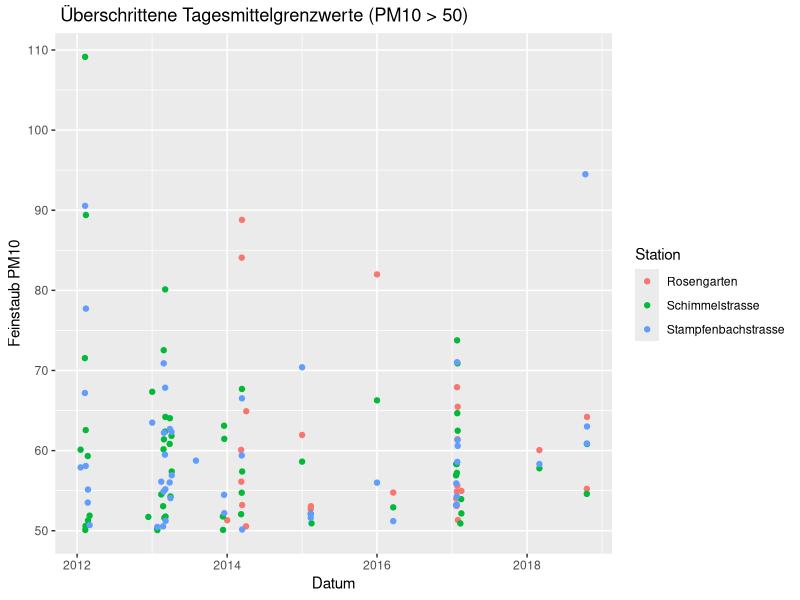
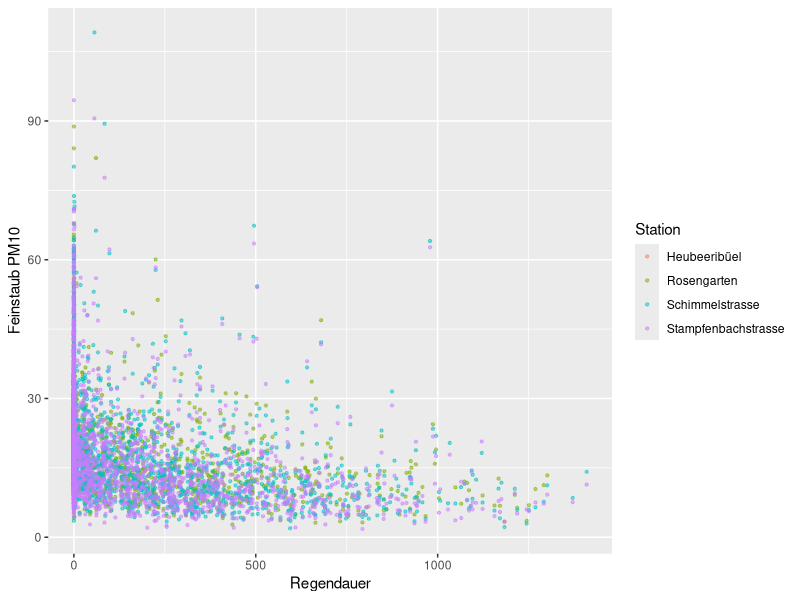

Here is the R script that generated these plots, in order:
## ---- chunk 1
knitr::opts_chunk$set(echo = TRUE)
## ---- chunk 2
library("tidyr")
library(readr)
require(dplyr, quietly = T)
library(ggplot2)

# Daten einlesen
ugz_luftqualitaetsmessung_seit_2012 <- read_csv("ugz_luftqualitaetsmessung_seit-2012.csv")
luftqualitaet <- as_tibble(ugz_luftqualitaetsmessung_seit_2012)

# Werte und titel separieren
titel <- slice(luftqualitaet, c(2))
titel[1] <- "Datum"
werte <- slice(luftqualitaet, c(-1:-5))

# Tabelle nach ort auseinander nehmen
stampfenbach <- werte %>% select(1,2:14) %>%
  mutate(Station = "Stampfenbachstrasse")
stampfenbach_titel <- titel %>% select(1,2:14)
stampfenbach_titel[length(stampfenbach)] <- "Station"
names(stampfenbach) <- stampfenbach_titel

schimmel <- werte %>% select(1,15:21) %>%
  mutate(Station = "Schimmelstrasse")
schimmel_titel <- titel %>% select(1,15:21)
schimmel_titel[length(schimmel)] <- "Station"
names(schimmel) <- schimmel_titel

heubeer <- werte %>% select(1,22:25) %>%
  mutate(Station = "Heubeeribüel")
heubeer_titel <- titel %>% select(1,22:25)
heubeer_titel[length(heubeer)] <- "Station"
names(heubeer) <- heubeer_titel

rosengarten <- werte %>% select(1,26:30) %>%   
  mutate(Station = "Rosengarten")
rosengarten_titel <- titel %>% select(1,26:30)
rosengarten_titel[length(rosengarten)] <- "Station"
names(rosengarten) <- rosengarten_titel

# Tabelle zusammensetzen
luftqual <- bind_rows(stampfenbach, schimmel, heubeer, rosengarten)

# Wetterdaten "manipulieren" MAster Stampfenbach , Slaves andere Stationen
luftqual <- luftqual %>% group_by(Datum) %>% arrange(Datum) %>% 
  fill(Lufttemperatur : Regendauer, .direction = "down") %>% arrange(Station)

# Zahlen von character nach numeric wandeln
luftqual[2:14] <- as_tibble(sapply(luftqual[2:14], as.numeric))
#str(luftqual)
## ---- chunk 3
luftqual.PM10 <- luftqual %>% ungroup() %>%
  select(Datum, 'Feinstaub PM10', Station) %>%  # nur relevante Kolumnen
  filter(Station != "Heubeeribüel") %>%
  mutate(PM10_uberschritt = `Feinstaub PM10` >= 50 )

head(luftqual.PM10)
## ---- chunk 4
luftqual.PM10 %>% group_by(Station) %>% summarize(n = sum(PM10_uberschritt, na.rm = T))
## ---- chunk 5
luftqual.PM10 %>% filter(PM10_uberschritt) %>% 
  ggplot(aes(x=Datum, y=`Feinstaub PM10`)) + geom_point(aes(color = Station)) + ggtitle(" Überschrittene Tagesmittelgrenzwerte (PM10 > 50)")
## ---- chunk 6
luftqual.PM10 <- luftqual.PM10 %>% mutate(Jahr = strtrim(luftqual.PM10$Datum, 4)) %>%
  group_by(Jahr, Station) %>%
  summarize(n = sum(PM10_uberschritt, na.rm = T))

head(luftqual.PM10)

# pairwise wilcox test
# pairwise.wilcox.test(luftqual.PM10$n, luftqual.PM10$Jahr, luftqual.PM10$Station)
## ---- chunk 7
ordered_PM10 <- select(luftqual, Datum, `Feinstaub PM10`, Station, Regendauer)
  
# Plot
ggplot(ordered_PM10, aes(x= Regendauer, y= `Feinstaub PM10`)) +
  geom_point(aes(color = Station),  alpha = 0.5, size = 0.8)
## ---- chunk 8
PM10_test <- ordered_PM10 %>% group_by(Datum) %>%
  summarise(PM10_mean = mean(`Feinstaub PM10`, na.rm = T) ,
            Regendauer = Regendauer[1])

# tTest
t.test(x = PM10_test$PM10_mean[PM10_test$Regendauer != 0], 
       y = PM10_test$PM10_mean[PM10_test$Regendauer == 0],
       conf.level = 0.99, alternative = "less")
